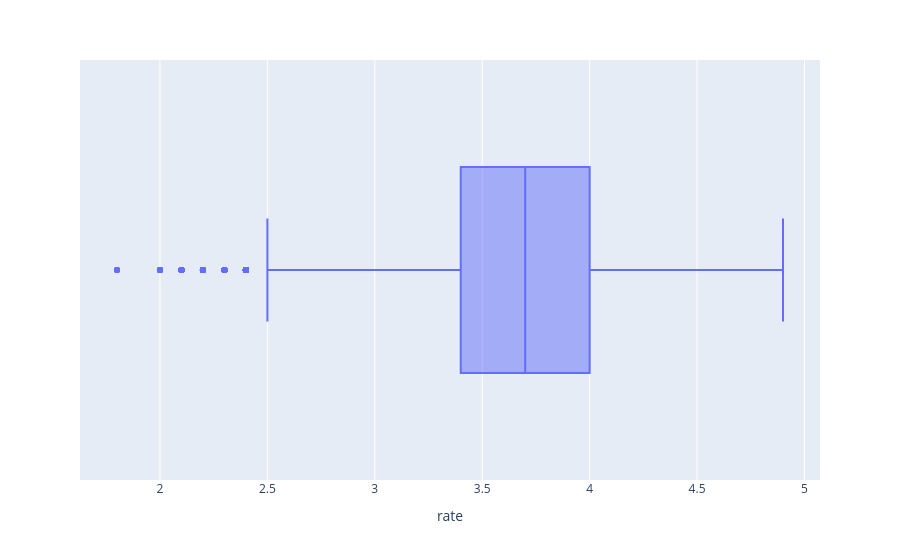

Source (notebook cell):
### Code cell
def outliers(df,col):
    fig=px.box(df, x=col)
    fig.show()

for col in numeric_cols:
    outliers(df,col)

### Figure 1 — Plotly figure (JSON) as saved in the notebook; plotly's stock layout.template omitted (floating-point values rounded to 4 significant figures; data arrays with more than 128 entries replaced by an {"elided": "..."} marker saying what was removed)
{"data": [{"alignmentgroup": "True", "hovertemplate": "rate=%{x}<extra></extra>", "legendgroup": "", "marker": {"color": "#636efa"}, "name": "", "notched": false, "offsetgroup": "", "orientation": "h", "showlegend": false, "type": "box", "x": {"elided": "41622 float values"}, "x0": " ", "xaxis": "x", "y0": " ", "yaxis": "y"}], "layout": {"autosize": true, "boxmode": "group", "legend": {"tracegroupgap": 0}, "margin": {"t": 60}, "xaxis": {"anchor": "y", "autorange": true, "domain": [0, 1], "range": [1.628, 5.072], "title": {"text": "rate"}, "type": "linear"}, "yaxis": {"anchor": "x", "autorange": true, "domain": [0, 1], "range": [-0.5, 0.5], "type": "category"}}}
